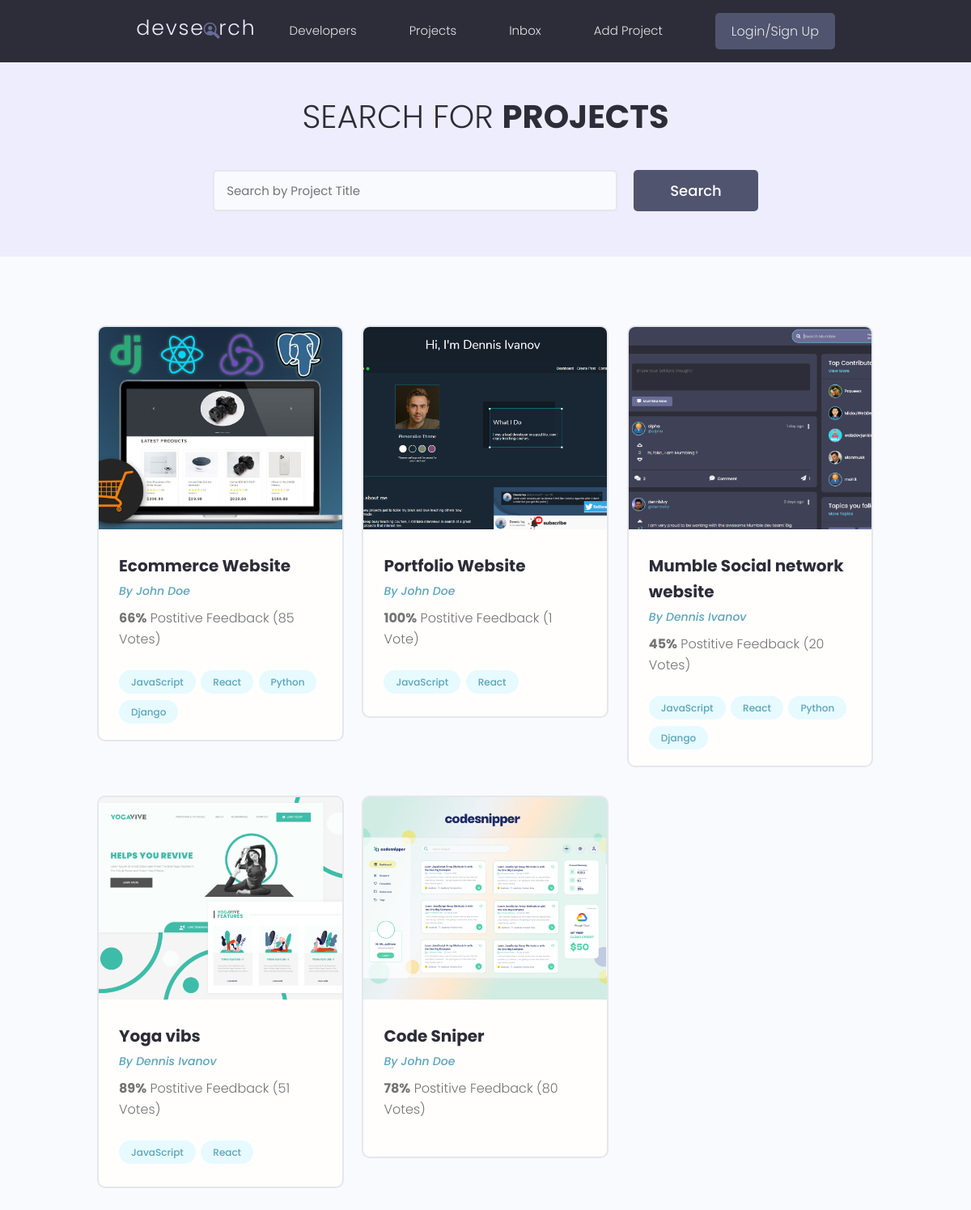
The page /projects/ on the database as committed earlier.
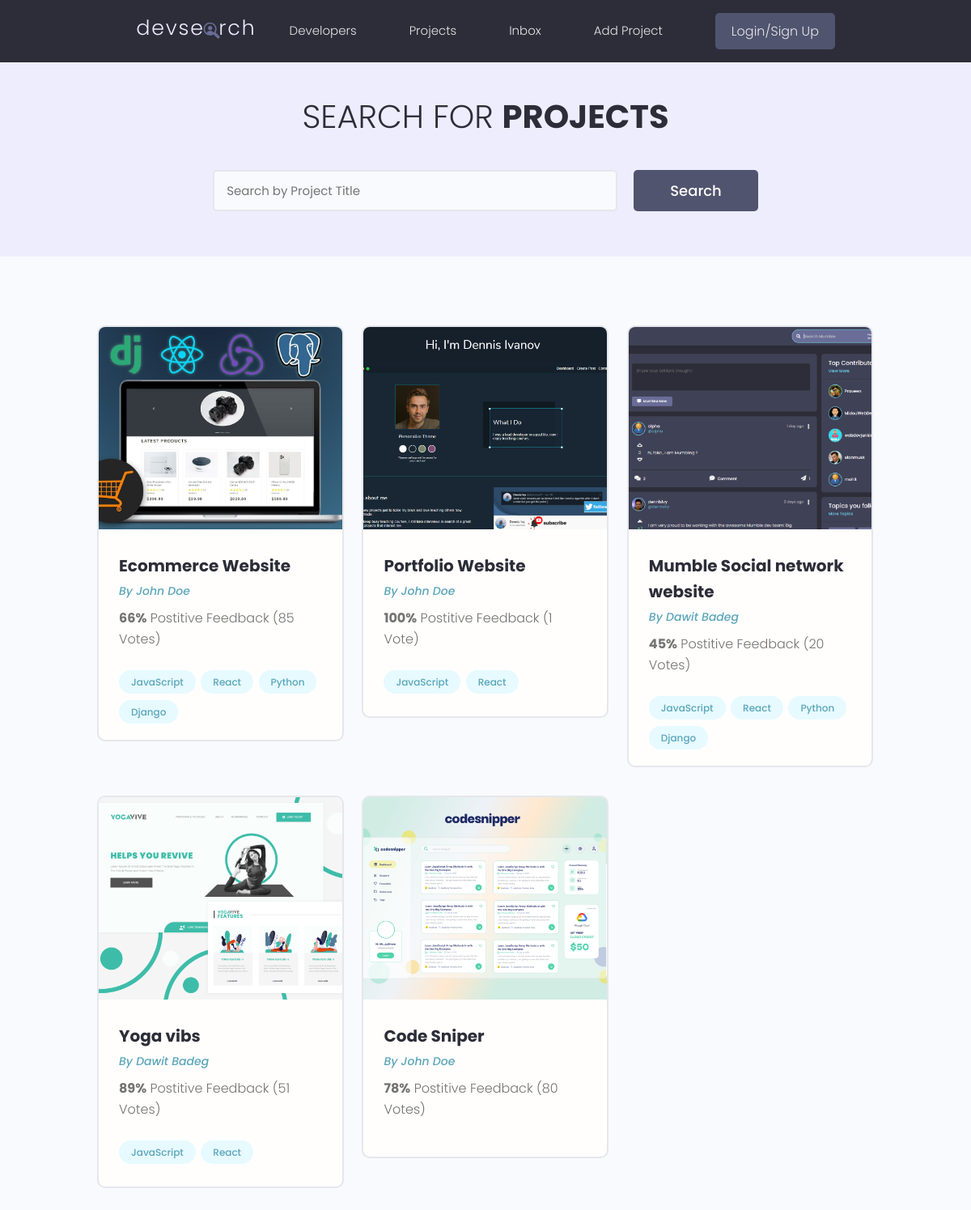
The same page on the database as committed later.
### projects/models.py (models this page shows, shortened)
class Project(models.Model):
    owner = models.ForeignKey(Profile, null=True, blank=True, on_delete=models.SET_NULL)
    title = models.CharField(max_length=200)
    description = models.TextField(null=True, blank=True)
    featured_image = models.ImageField(null=True, blank=True, default="default.jpg")
    demo_link = models.CharField(max_length=2000, null=True, blank=True)
    source_link = models.CharField(max_length=2000, null=True, blank=True)
    tags = models.ManyToManyField('Tag', blank=True)
    vote_total = models.IntegerField(default=0, null=True, blank=True)
    vote_ratio = models.IntegerField(default=0, null=True, blank=True)
    created = models.DateTimeField(auto_now_add=True)
    id = models.UUIDField(default=uuid.uuid4, unique=True,
                          primary_key=True, editable=False)

### users/models.py (models this page shows, shortened)
class Profile(models.Model):
    user = models.OneToOneField(User, on_delete=models.CASCADE, null=True, blank=True)
    name = models.CharField(max_length=200, blank=True, null=True)
    email = models.EmailField(max_length=500, blank=True, null=True)
    username = models.CharField(max_length=200, blank=True, null=True)
    location = models.CharField(max_length=200, blank=True, null=True)
    short_intro = models.CharField(max_length=200, blank=True, null=True)
    bio = models.TextField(blank=True, null=True)
    profile_image = models.ImageField(null=True, blank=True, upload_to='profiles/', default="profiles/user-default.png")
    social_github = models.CharField(max_length=200, blank=True, null=True)
    social_twitter = models.CharField(max_length=200, blank=True, null=True)
    social_linkedin = models.CharField(max_length=200, blank=True, null=True)
    social_youtube = models.CharField(max_length=200, blank=True, null=True)
    social_website = models.CharField(max_length=200, blank=True, null=True)
    created = models.DateTimeField(auto_now_add=True)
    id = models.UUIDField(default=uuid.uuid4, unique=True,
                          primary_key=True, editable=False)

### projects/views.py (the view)
# urls.py: path('projects/', include('projects.urls')),
def projects(request):
    projects = Project.objects.all()
    context = {'projects':projects}
    return render(request, 'projects/projects.html', context)

### projects/models.py (called while the page is built)
    def __str__(self):
        return self.name

### projects/templates/projects/projects.html (shortened to what this page needs)
{% extends 'main.html' %}
{% block content %}
  <main class="projects">
    <section class="hero-section text-center">
      <div class="container container--narrow">
        <div class="hero-section__box">
          <h2>Search for <span>Projects</span></h2>
        </div>
        <div class="hero-section__search">
          <form class="form" action="#" method="get">
            <div class="form__field">
              <input class="input input--text" id="formInput#search" type="text" name="text"
                placeholder="Search by Project Title" />
            </div>
            <input class="btn btn--sub btn--lg" type="submit" value="Search" />
          </form>
        </div>
      </div>
    </section>
    <section class="projectsList">
      <div class="container">
        <div class="grid grid--three">
        {% for project in projects %}
          <div class="column">
            <div class="card project">
              <a href="{% url 'project' project.id %}" class="project">
                <img class="project__thumbnail" src="{{project.featured_image.url}}" alt="project thumbnail" />
                <div class="card__body">
                  <h3 class="project__title">{{project.title}}</h3>
                  <p><a class="project__author" href="{% url 'user-profile' project.owner.id %}">By {{project.owner.name}}</a></p>
                  <p class="project--rating">
                    <span style="font-weight: bold;">{{project.vote_ratio}}%</span> Postitive
                    Feedback ({{project.vote_total}} Vote{{project.vote_total|pluralize:"s"}})
                  </p>
                  <div class="project__tags">
                    {% for tag in project.tags.all %}
                    <span class="tag tag--pill tag--main">
                      <small>{{tag}}</small>
                    </span>
                    {% endfor %}
                  </div>
                </div>
              </a>
            </div>
          </div>
        {% endfor %}
        </div>
      </div>
    </section>
  </main>
{% endblock content %}

Rows that differ between the two databases and show on the page:
changed through a linked row, Project "Mumble Social network website": owner.name "Dennis Ivanov" → "Dawit Badeg"
changed through a linked row, Project "Yoga vibs": owner.name "Dennis Ivanov" → "Dawit Badeg"
